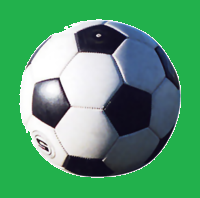
#> input picture my_works/second/image_data/ball.png, 200 x 198 px
$ python 10_grubcut.py
#> lines starting #> are read from the running program, lines starting #| are printed output that depends on the picture; after the words box and inside, x2 and y2 are one past the last pixel; in counts of white or black regions, pixels touching at a corner belong together; pictures that were not available may be replaced by others from this repository, and a replacement may not be noted
# ライブラリのインポート
import copy

import cv2
import numpy as np


def main():
    # アプリ用のスタジアム、ボール画像を読みこみ
    ball_img = cv2.imread("./image_data/ball.png")
#> ball_img is the input picture: shape (198, 200, 3); mean B, G, R 113.1, 155.6, 84.3
    stadium_img = cv2.imread("./image_data/stadium.png")
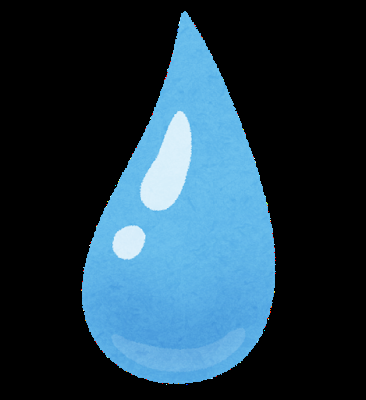
#> input picture my_works/second/image_data/shizuku.png, 366 x 400 px, given in place of stadium.png, which was not available
#> stadium_img is the input picture: shape (400, 366, 3); mean B, G, R 72.8, 57.7, 33.3

    # 適当な大きさにスタジアムをリサイズ
    stadium_img = cv2.resize(stadium_img, (1200, 700))
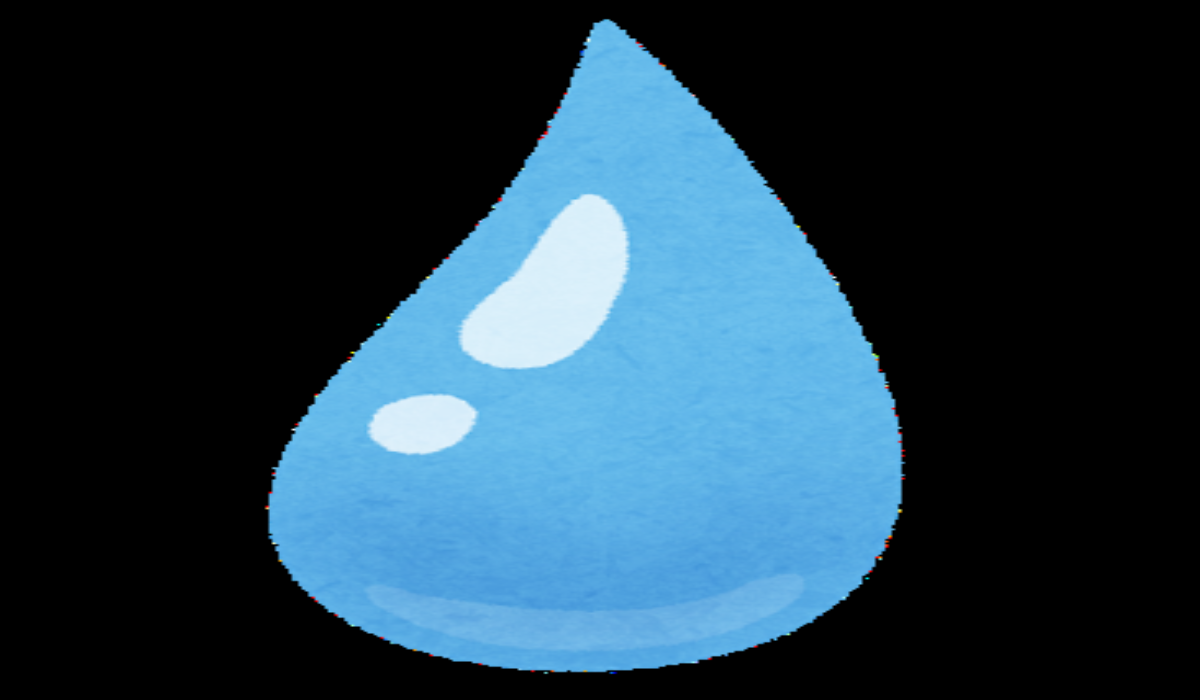
#> stadium_img: shape (700, 1200, 3); mean B, G, R 72.8, 57.7, 33.2

    # ボールの高さ、幅
    ball_h, ball_w = ball_img.shape[0], ball_img.shape[1]
#> ball_h = 198; ball_w = 200

    # ボールの中心座標をスタジアムの中心に設定
    idx_h = stadium_img.shape[0] // 2
#> idx_h = 350
    idx_w = stadium_img.shape[1] // 2
#> idx_w = 600

    # ウィンドウに結果を表示
    cv2.imshow("ball", ball_img)
    cv2.imshow("stadium", stadium_img)

    """
    grubcutの準備・実行
    """
    # 前景部分を指定してあげる(引数 : x座標, y座標, 幅, 高さ)
    # 今回はボール画像の全体が前景部分にあたるので、全体を指定
    # x,y座標は0を指定するとエラーとなるため1を指定
    cut_rect = (1, 1, ball_w, ball_h)
#> cut_rect = (1, 1, 200, 198)

    # grubcutに必要なmaskや座標を格納するための配列の準備
    ball_mask = np.zeros((ball_h, ball_w), np.uint8)
    bgdModel = np.zeros((1, 65), np.float64)
    fgdModel = np.zeros((1, 65), np.float64)


    # grubcutの実行
    cv2.grabCut(ball_img, ball_mask, cut_rect, bgdModel, fgdModel, 5, cv2.GC_INIT_WITH_RECT)

    """
    [grubcutの実行結果について]
    ball_maskでは各画素が0~3で分類される。
    それぞれ...
    0.背景
    1.前景
    2.背景らしい
    3.前景らしい
    である。
    そこで、0,2の画素は0として、1,3の画素は1とするようなmaskを用意してあげる
    """

    # maskを用意
    mask = np.where((ball_mask == 2) | (ball_mask == 0), 0, 1).astype("uint8")

    # maskを元に、ボールについて表示する部分と表示しない（スタジアムのままの）部分を反映させる
    # newball_img は合成画像用の変数
    newball_img = np.zeros((ball_h, ball_w, 3), dtype="uint8")
    for y in range(0, ball_h):
        for x in range(0, ball_w):
            if mask[y][x] == 0:  # 背景部分
                # (注意!)今回ボールの大きさが H:198、W:200と両方偶数のためこれで良いが、奇数の場合は工夫が必要
                newball_img[y][x] = stadium_img[idx_h - (ball_h // 2) + y][
                    idx_w - (ball_w // 2) + x
                ]  # スタジアムを出力
            elif mask[y][x] == 1:  # 前景部分
                newball_img[y][x] = ball_img[y][x]  # ボールを出力
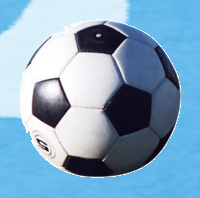
#> newball_img: shape (198, 200, 3); mean B, G, R 192.3, 166.9, 132

    # ボールをスタジアムに配置
    with_grubcut = copy.deepcopy(stadium_img)

    # (注意!)今回ボールの大きさが H:198、W:200と両方偶数のためこれで良いが、奇数の場合は工夫が必要
    with_grubcut[
        (idx_h - ball_h // 2) : (idx_h + ball_h // 2),
        (idx_w - ball_w // 2) : (idx_w + ball_w // 2),
    ] = newball_img
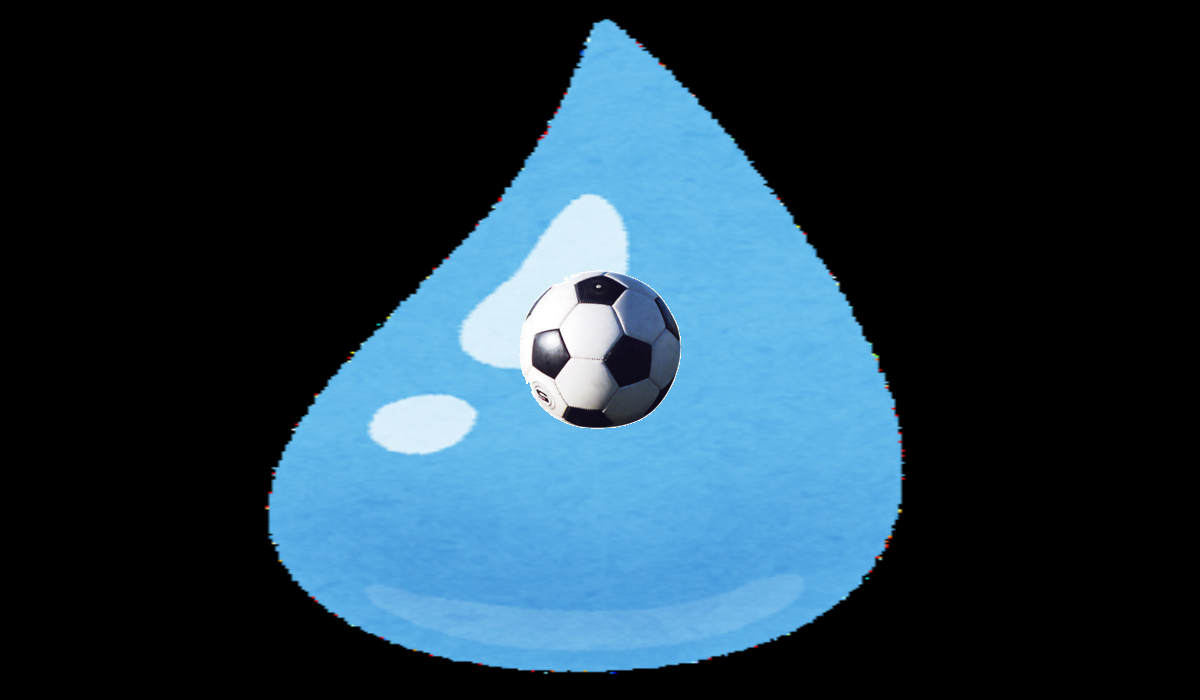
#> with_grubcut: shape (700, 1200, 3); 2.42% of pixels changed, all inside (x1, y1, x2, y2) = (519, 270, 681, 429)


    # 比較用にGrubcutせずにボールをスタジアムに配置
    without_grubcut = copy.deepcopy(stadium_img)
    without_grubcut[
        (idx_h - ball_h // 2) : (idx_h + ball_h // 2),
        (idx_w - ball_w // 2) : (idx_w + ball_w // 2),
    ] = ball_img
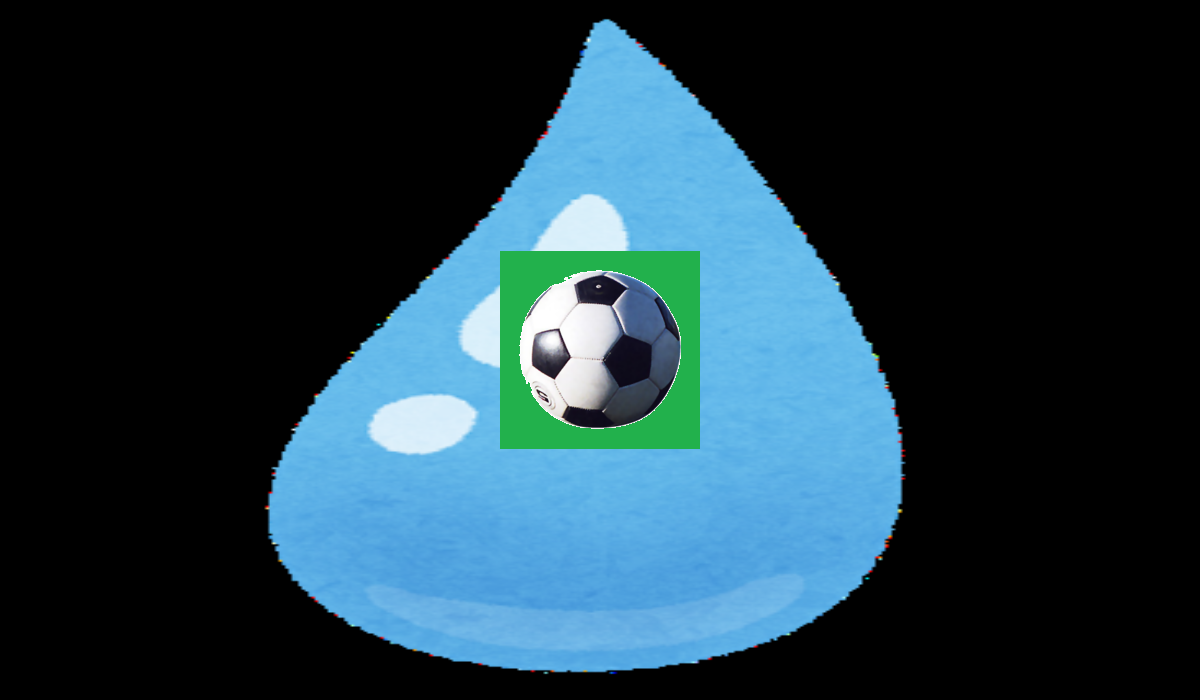
#> without_grubcut: shape (700, 1200, 3); 4.71% of pixels changed, all inside (x1, y1, x2, y2) = (500, 251, 700, 449)


    # ウィンドウに結果を表示
    cv2.imshow("without_grubcut", without_grubcut)
    cv2.imshow("with_grubcut", with_grubcut)

    cv2.waitKey(0)
    cv2.destroyAllWindows()


if __name__ == "__main__":
    main()
